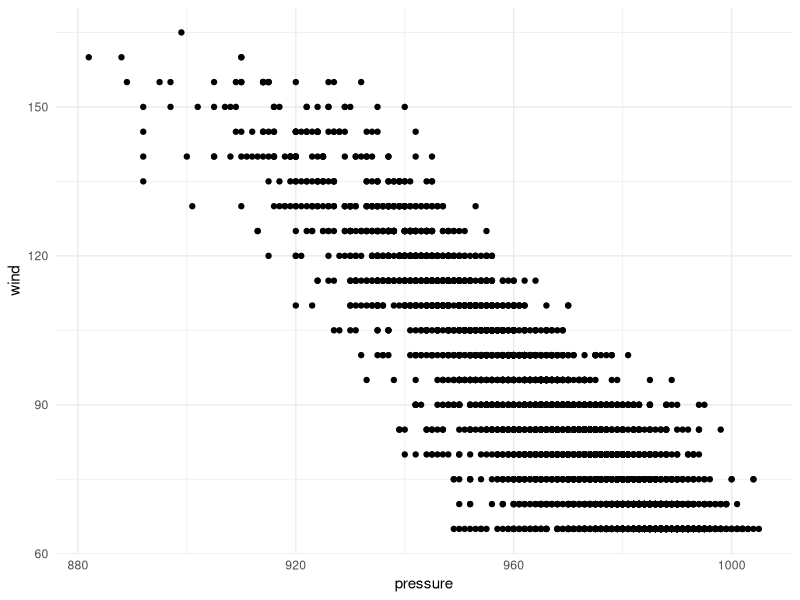

This chart was generated by the following R code:
## ---- chunk 1

library(tidyverse)

storms |>
  filter(status == "hurricane")|>
  ggplot()+
  geom_point(mapping = aes(x = pressure,
                          y = wind))+
  theme_minimal()

